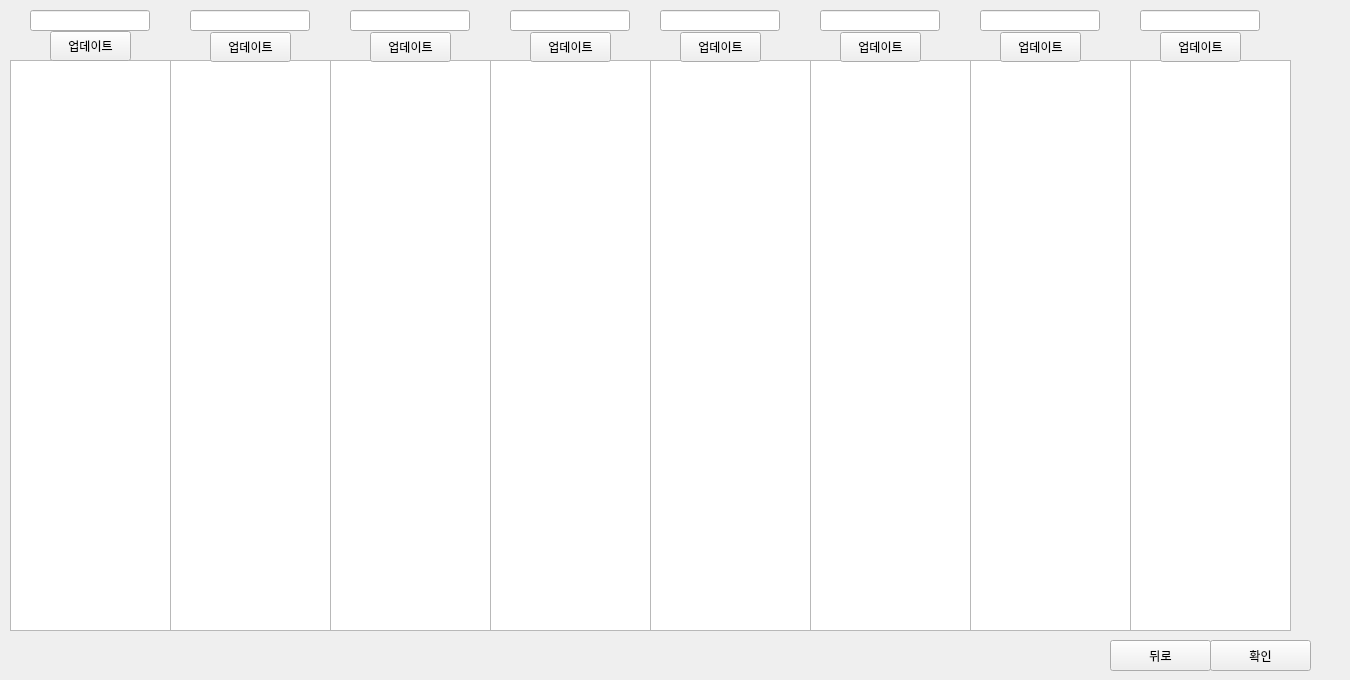
      <widget class="QWidget" name="page_data_nut_5_24">
       <widget class="QWidget" name="widget_72" native="true">
        <property name="geometry">
         <rect>
          <x>0</x>
          <y>0</y>
          <width>1341</width>
          <height>671</height>
         </rect>
        </property>
        <widget class="QWidget" name="widget_75" native="true">
         <property name="geometry">
          <rect>
           <x>1010</x>
           <y>620</y>
           <width>301</width>
           <height>51</height>
          </rect>
         </property>
         <widget class="QPushButton" name="btn_back_24">
          <property name="geometry">
           <rect>
            <x>100</x>
            <y>20</y>
            <width>101</width>
            <height>31</height>
           </rect>
          </property>
          <property name="text">
           <string>뒤로</string>
          </property>
         </widget>
         <widget class="QPushButton" name="btn_confirm_24">
          <property name="geometry">
           <rect>
            <x>200</x>
            <y>20</y>
            <width>101</width>
            <height>31</height>
           </rect>
          </property>
          <property name="text">
           <string>확인</string>
          </property>
         </widget>
        </widget>
        <widget class="QLineEdit" name="lineEdit_cat1_24">
         <property name="geometry">
          <rect>
           <x>30</x>
           <y>10</y>
           <width>120</width>
           <height>21</height>
          </rect>
         </property>
        </widget>
        <widget class="QLineEdit" name="lineEdit_cat2_24">
         <property name="geometry">
          <rect>
           <x>190</x>
           <y>10</y>
           <width>120</width>
           <height>21</height>
          </rect>
         </property>
        </widget>
        <widget class="QLineEdit" name="lineEdit_cat3_24">
         <property name="geometry">
          <rect>
           <x>350</x>
           <y>10</y>
           <width>120</width>
           <height>21</height>
          </rect>
         </property>
        </widget>
        <widget class="QLineEdit" name="lineEdit_cat4_24">
         <property name="geometry">
          <rect>
           <x>510</x>
           <y>10</y>
           <width>120</width>
           <height>21</height>
          </rect>
         </property>
        </widget>
        <widget class="QLineEdit" name="lineEdit_cat5_24">
         <property name="geometry">
          <rect>
           <x>660</x>
           <y>10</y>
           <width>120</width>
           <height>21</height>
          </rect>
         </property>
        </widget>
        <widget class="QLineEdit" name="lineEdit_cat6_24">
         <property name="geometry">
          <rect>
           <x>820</x>
           <y>10</y>
           <width>120</width>
           <height>21</height>
          </rect>
         </property>
        </widget>
        <widget class="QLineEdit" name="lineEdit_cat7_24">
         <property name="geometry">
          <rect>
           <x>980</x>
           <y>10</y>
           <width>120</width>
           <height>21</height>
          </rect>
         </property>
        </widget>
        <widget class="QLineEdit" name="lineEdit_cat8_24">
         <property name="geometry">
          <rect>
           <x>1140</x>
           <y>10</y>
           <width>120</width>
           <height>21</height>
          </rect>
         </property>
        </widget>
        <widget class="QListWidget" name="listWidget_nutrients3_24">
         <property name="geometry">
          <rect>
           <x>330</x>
           <y>60</y>
           <width>161</width>
           <height>571</height>
          </rect>
         </property>
        </widget>
        <widget class="QListWidget" name="listWidget_nutrients4_24">
         <property name="geometry">
          <rect>
           <x>490</x>
           <y>60</y>
           <width>161</width>
           <height>571</height>
          </rect>
         </property>
        </widget>
        <widget class="QListWidget" name="listWidget_nutrients1_24">
         <property name="geometry">
          <rect>
           <x>10</x>
           <y>60</y>
           <width>161</width>
           <height>571</height>
          </rect>
         </property>
        </widget>
        <widget class="QListWidget" name="listWidget_nutrients2_24">
         <property name="geometry">
          <rect>
           <x>170</x>
           <y>60</y>
           <width>161</width>
           <height>571</height>
          </rect>
         </property>
        </widget>
        <widget class="QListWidget" name="listWidget_nutrients5_24">
         <property name="geometry">
          <rect>
           <x>650</x>
           <y>60</y>
           <width>161</width>
           <height>571</height>
          </rect>
         </property>
        </widget>
        <widget class="QListWidget" name="listWidget_nutrients6_24">
         <property name="geometry">
          <rect>
           <x>810</x>
           <y>60</y>
           <width>161</width>
           <height>571</height>
          </rect>
         </property>
        </widget>
        <widget class="QListWidget" name="listWidget_nutrients8_24">
         <property name="geometry">
          <rect>
           <x>1130</x>
           <y>60</y>
           <width>161</width>
           <height>571</height>
          </rect>
         </property>
        </widget>
        <widget class="QListWidget" name="listWidget_nutrients7_24">
         <property name="geometry">
          <rect>
           <x>970</x>
           <y>60</y>
           <width>161</width>
           <height>571</height>
          </rect>
         </property>
        </widget>
        <widget class="QPushButton" name="btn_update_cat6_24">
         <property name="geometry">
          <rect>
           <x>840</x>
           <y>32</y>
           <width>81</width>
           <height>30</height>
          </rect>
         </property>
         <property name="text">
          <string>업데이트</string>
         </property>
        </widget>
        <widget class="QPushButton" name="btn_update_cat3_24">
         <property name="geometry">
          <rect>
           <x>370</x>
           <y>32</y>
           <width>81</width>
           <height>30</height>
          </rect>
         </property>
         <property name="text">
          <string>업데이트</string>
         </property>
        </widget>
        <widget class="QPushButton" name="btn_update_cat7_24">
         <property name="geometry">
          <rect>
           <x>1000</x>
           <y>32</y>
           <width>81</width>
           <height>30</height>
          </rect>
         </property>
         <property name="text">
          <string>업데이트</string>
         </property>
        </widget>
        <widget class="QPushButton" name="btn_update_cat5_24">
         <property name="geometry">
          <rect>
           <x>680</x>
           <y>32</y>
           <width>81</width>
           <height>30</height>
          </rect>
         </property>
         <property name="text">
          <string>업데이트</string>
         </property>
        </widget>
        <widget class="QPushButton" name="btn_update_cat1_24">
         <property name="geometry">
          <rect>
           <x>50</x>
           <y>31</y>
           <width>81</width>
           <height>30</height>
          </rect>
         </property>
         <property name="text">
          <string>업데이트</string>
         </property>
        </widget>
        <widget class="QPushButton" name="btn_update_cat4_24">
         <property name="geometry">
          <rect>
           <x>530</x>
           <y>32</y>
           <width>81</width>
           <height>30</height>
          </rect>
         </property>
         <property name="text">
          <string>업데이트</string>
         </property>
        </widget>
        <widget class="QPushButton" name="btn_update_cat2_24">
         <property name="geometry">
          <rect>
           <x>210</x>
           <y>32</y>
           <width>81</width>
           <height>30</height>
          </rect>
         </property>
         <property name="text">
          <string>업데이트</string>
         </property>
        </widget>
        <widget class="QPushButton" name="btn_update_cat8_24">
         <property name="geometry">
          <rect>
           <x>1160</x>
           <y>32</y>
           <width>81</width>
           <height>30</height>
          </rect>
         </property>
         <property name="text">
          <string>업데이트</string>
         </property>
        </widget>
       </widget>
      </widget>
